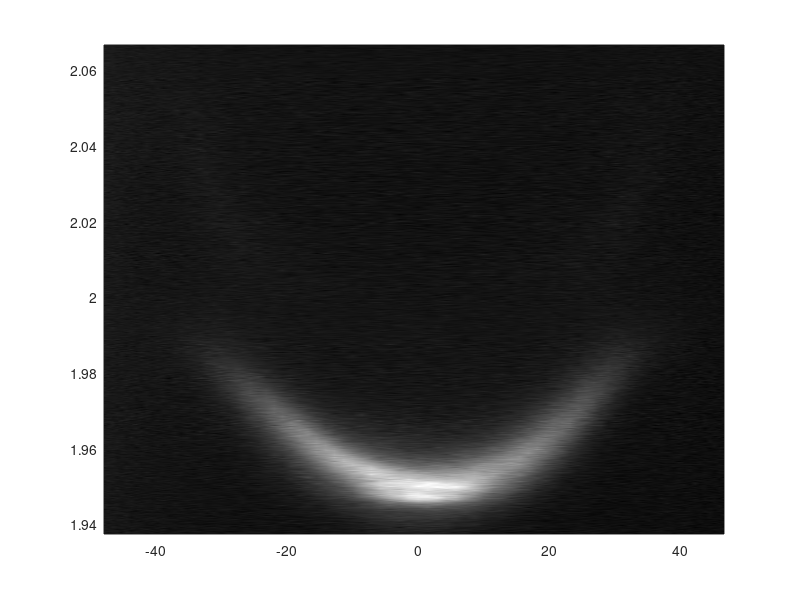

This chart was generated by the following MATLAB code: (Note: this script raises an error after producing the figure.)
%%
clc;
clear;
%%
load('Extracted_PL.mat');
load('WS2_PL_1.mat');
%%
figure;
pcolor(theta,E,Int');
 shading interp
    box on 
    colormap gray
    %%
   x1=theta(fit3:fit4-1);
   y1=Elp(fit3:fit4-1);
    k1=theta_k_1D(x1,y1);
    figure;
    plot(k1,y1,'o');
%%
Ex=2.0;
g=20.4/1000;
beta0=[1.96,0.0016489,Ex,g];
figure; hold on
plot(k1,y1,'o')
% plot(k,Emp)
% plot(k2,y2,'o')
plot(k1,polariton_LP(beta0(1),beta0(2),beta0(3),beta0(4),k1))
% plot(k2,polariton_UP(beta0(1),beta0(2),beta0(3),beta0(4),k2))
 %%
% x_cell = {k1,k2};
% y_cell = {y1,y2};
x_cell = {k1};
y_cell = {y1};
% mdl1 = @(b,x) polariton_UP(b(1),b(2),b(3),b(4),x);
mdl1 = @(b,x) polariton_LP(b(1),b(2),b(3),b(4),x);
mdl_cell = {mdl1};
% y1=mdl1(beta0,k);
% y2=mdl2(beta0,k);
[beta,r,J,Sigma,mse,errorparam,robustw] = ...
nlinmultifit(x_cell, y_cell, mdl_cell, beta0);
ci = nlparci(beta,r,'Jacobian',J);
error=abs(ci(:,1)-ci(:,2))/2; error=error';
%%
k=theta_k(theta,E);
kcal=linspace(-7,7,1000);
Ecal=polariton_LP(beta(1),beta(2),beta(3),beta(4),kcal);
figure; hold on all
% pcolor(k',E,Int');
%  shading interp
%     box on 
%     colormap gray
    plot(kcal,Ecal);
    plot(k1,y1,'o')
    %%
